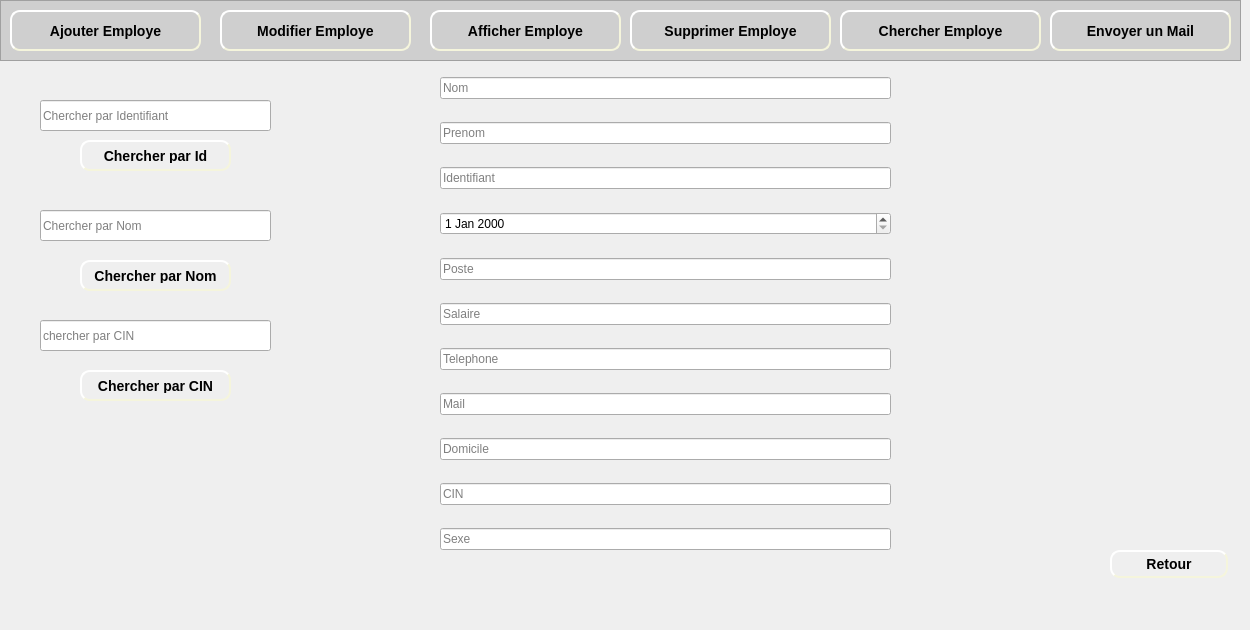
    <widget class="QWidget" name="page_13">
     <widget class="QFrame" name="frame_12">
      <property name="geometry">
       <rect>
        <x>0</x>
        <y>0</y>
        <width>1241</width>
        <height>61</height>
       </rect>
      </property>
      <property name="styleSheet">
       <string notr="true">background-color: rgb(207, 207, 207);</string>
      </property>
      <property name="frameShape">
       <enum>QFrame::StyledPanel</enum>
      </property>
      <property name="frameShadow">
       <enum>QFrame::Raised</enum>
      </property>
      <widget class="QPushButton" name="pushButton_ajouterEmploye_7">
       <property name="geometry">
        <rect>
         <x>10</x>
         <y>10</y>
         <width>191</width>
         <height>41</height>
        </rect>
       </property>
       <property name="styleSheet">
        <string notr="true">#pushButton_ajouterEmploye_7
{
	background-color: rgb(207, 207, 207);
	border-color: beige;
border-style: outset;
  border-width: 2px;
  border-radius: 10px;
  font: bold 14px;
  min-width: 6em;
  padding: 6px;

}
#pushButton_ajouterEmploye_7:hover
{
	border-color: blue;
}</string>
       </property>
       <property name="text">
        <string>Ajouter Employe</string>
       </property>
      </widget>
      <widget class="QLabel" name="label_110">
       <property name="geometry">
        <rect>
         <x>20</x>
         <y>20</y>
         <width>21</width>
         <height>21</height>
        </rect>
       </property>
       <property name="text">
        <string/>
       </property>
       <property name="pixmap">
        <pixmap>../Bouttons/ajouMachine-removebg-preview.png</pixmap>
       </property>
       <property name="scaledContents">
        <bool>true</bool>
       </property>
      </widget>
      <widget class="QPushButton" name="pushButton_modifierEmploye_7">
       <property name="geometry">
        <rect>
         <x>220</x>
         <y>10</y>
         <width>191</width>
         <height>41</height>
        </rect>
       </property>
       <property name="styleSheet">
        <string notr="true">#pushButton_modifierEmploye_7
{
	background-color: rgb(207, 207, 207);
	border-color: beige;
border-style: outset;
  border-width: 2px;
  border-radius: 10px;
  font: bold 14px;
  min-width: 6em;
  padding: 6px;

}
#pushButton_modifierEmploye_7:hover
{
	border-color: blue;
}</string>
       </property>
       <property name="text">
        <string>Modifier Employe</string>
       </property>
      </widget>
      <widget class="QLabel" name="label_111">
       <property name="geometry">
        <rect>
         <x>230</x>
         <y>20</y>
         <width>21</width>
         <height>21</height>
        </rect>
       </property>
       <property name="text">
        <string/>
       </property>
       <property name="pixmap">
        <pixmap>../Bouttons/modifier-removebg-preview.png</pixmap>
       </property>
       <property name="scaledContents">
        <bool>true</bool>
       </property>
      </widget>
      <widget class="QPushButton" name="pushButton_afficherEmploye_6">
       <property name="geometry">
        <rect>
         <x>430</x>
         <y>10</y>
         <width>191</width>
         <height>41</height>
        </rect>
       </property>
       <property name="styleSheet">
        <string notr="true">#pushButton_afficherEmploye_6
{

	border-color: beige;
border-style: outset;
  border-width: 2px;
  border-radius: 10px;
  font: bold 14px;
  min-width: 6em;
  padding: 6px;

}
#pushButton_afficherEmploye_6:hover
{
	border-color: blue;
}</string>
       </property>
       <property name="text">
        <string>Afficher Employe</string>
       </property>
      </widget>
      <widget class="QLabel" name="label_112">
       <property name="geometry">
        <rect>
         <x>440</x>
         <y>20</y>
         <width>21</width>
         <height>21</height>
        </rect>
       </property>
       <property name="text">
        <string/>
       </property>
       <property name="pixmap">
        <pixmap>../Bouttons/afficher-removebg-preview.png</pixmap>
       </property>
       <property name="scaledContents">
        <bool>true</bool>
       </property>
      </widget>
      <widget class="QPushButton" name="pushButton_supprimerEmploye_6">
       <property name="geometry">
        <rect>
         <x>630</x>
         <y>10</y>
         <width>201</width>
         <height>41</height>
        </rect>
       </property>
       <property name="styleSheet">
        <string notr="true">#pushButton_supprimerEmploye_6
{
	background-color: rgb(207, 207, 207);
	border-color: beige;
border-style: outset;
  border-width: 2px;
  border-radius: 10px;
  font: bold 14px;
  min-width: 6em;
  padding: 6px;

}
#pushButton_supprimerEmploye_6:hover
{
	border-color: blue;
}</string>
       </property>
       <property name="text">
        <string>Supprimer Employe</string>
       </property>
      </widget>
      <widget class="QLabel" name="label_113">
       <property name="geometry">
        <rect>
         <x>640</x>
         <y>20</y>
         <width>21</width>
         <height>21</height>
        </rect>
       </property>
       <property name="text">
        <string/>
       </property>
       <property name="pixmap">
        <pixmap>../Bouttons/supprimerMachine-removebg-preview.png</pixmap>
       </property>
       <property name="scaledContents">
        <bool>true</bool>
       </property>
      </widget>
      <widget class="QPushButton" name="pushButton_6">
       <property name="geometry">
        <rect>
         <x>840</x>
         <y>10</y>
         <width>201</width>
         <height>41</height>
        </rect>
       </property>
       <property name="styleSheet">
        <string notr="true">#pushButton_6
{

	border-color: beige;
border-style: outset;
  border-width: 2px;
  border-radius: 10px;
  font: bold 14px;
  min-width: 6em;
  padding: 6px;

}
#pushButton_6:hover
{
	border-color: blue;
}</string>
       </property>
       <property name="text">
        <string>Chercher Employe</string>
       </property>
      </widget>
      <widget class="QLabel" name="label_114">
       <property name="geometry">
        <rect>
         <x>850</x>
         <y>20</y>
         <width>21</width>
         <height>21</height>
        </rect>
       </property>
       <property name="text">
        <string/>
       </property>
       <property name="pixmap">
        <pixmap>../Bouttons/consulter-removebg-preview.png</pixmap>
       </property>
       <property name="scaledContents">
        <bool>true</bool>
       </property>
      </widget>
      <widget class="QPushButton" name="pushButton_envoyerMail_6">
       <property name="geometry">
        <rect>
         <x>1050</x>
         <y>10</y>
         <width>181</width>
         <height>41</height>
        </rect>
       </property>
       <property name="styleSheet">
        <string notr="true">#pushButton_envoyerMail_6
{

	border-color: beige;
border-style: outset;
  border-width: 2px;
  border-radius: 10px;
  font: bold 14px;
  min-width: 6em;
  padding: 6px;

}
#pushButton_envoyerMail_6:hover
{
	border-color: blue;
}</string>
       </property>
       <property name="text">
        <string>Envoyer un Mail</string>
       </property>
      </widget>
      <widget class="QLabel" name="label_133">
       <property name="geometry">
        <rect>
         <x>1060</x>
         <y>20</y>
         <width>21</width>
         <height>16</height>
        </rect>
       </property>
       <property name="text">
        <string/>
       </property>
       <property name="pixmap">
        <pixmap>../Bouttons/mail-removebg-preview.png</pixmap>
       </property>
       <property name="scaledContents">
        <bool>true</bool>
       </property>
      </widget>
     </widget>
     <widget class="QLabel" name="label_115">
      <property name="geometry">
       <rect>
        <x>0</x>
        <y>60</y>
        <width>1241</width>
        <height>561</height>
       </rect>
      </property>
      <property name="text">
       <string/>
      </property>
      <property name="pixmap">
       <pixmap>../Bouttons/fontFinal.jpg</pixmap>
      </property>
     </widget>
     <widget class="QLineEdit" name="lineEdit_chercherNom">
      <property name="geometry">
       <rect>
        <x>40</x>
        <y>210</y>
        <width>231</width>
        <height>31</height>
       </rect>
      </property>
      <property name="placeholderText">
       <string>Chercher par Nom</string>
      </property>
     </widget>
     <widget class="QLineEdit" name="lineEdit_chercherIdentifiant">
      <property name="geometry">
       <rect>
        <x>40</x>
        <y>100</y>
        <width>231</width>
        <height>31</height>
       </rect>
      </property>
      <property name="placeholderText">
       <string>Chercher par Identifiant</string>
      </property>
     </widget>
     <widget class="QLineEdit" name="lineEdit_chercherCIN">
      <property name="geometry">
       <rect>
        <x>40</x>
        <y>320</y>
        <width>231</width>
        <height>31</height>
       </rect>
      </property>
      <property name="placeholderText">
       <string>chercher par CIN</string>
      </property>
     </widget>
     <widget class="QPushButton" name="pushButton_chercherEmploye">
      <property name="geometry">
       <rect>
        <x>80</x>
        <y>140</y>
        <width>151</width>
        <height>31</height>
       </rect>
      </property>
      <property name="styleSheet">
       <string notr="true">#pushButton_chercherEmploye
{

	border-color: beige;
border-style: outset;
  border-width: 2px;
  border-radius: 10px;
  font: bold 14px;
  min-width: 6em;
  padding: 6px;

}
#pushButton_chercherEmploye:hover
{
	border-color: blue;
}</string>
      </property>
      <property name="text">
       <string>Chercher par Id</string>
      </property>
     </widget>
     <widget class="QPushButton" name="pushButton_retour_10">
      <property name="geometry">
       <rect>
        <x>1110</x>
        <y>550</y>
        <width>118</width>
        <height>28</height>
       </rect>
      </property>
      <property name="styleSheet">
       <string notr="true">#pushButton_retour_10
{
	
	border-color: beige;
border-style: outset;
  border-width: 2px;
  border-radius: 10px;
  font: bold 14px;
  min-width: 6em;
  padding: 6px;

}
#pushButton_retour_10:hover
{
	border-color: blue;
}</string>
      </property>
      <property name="text">
       <string>Retour</string>
      </property>
     </widget>
     <widget class="QLabel" name="label_116">
      <property name="geometry">
       <rect>
        <x>1120</x>
        <y>560</y>
        <width>21</width>
        <height>16</height>
       </rect>
      </property>
      <property name="text">
       <string/>
      </property>
      <property name="pixmap">
       <pixmap>../Bouttons/retour-removebg-preview.png</pixmap>
      </property>
      <property name="scaledContents">
       <bool>true</bool>
      </property>
     </widget>
     <widget class="QWidget" name="verticalLayoutWidget_12">
      <property name="geometry">
       <rect>
        <x>440</x>
        <y>60</y>
        <width>451</width>
        <height>511</height>
       </rect>
      </property>
      <layout class="QVBoxLayout" name="verticalLayout_11">
       <item>
        <widget class="QLineEdit" name="lineEdit_nom_7">
         <property name="placeholderText">
          <string>Nom</string>
         </property>
        </widget>
       </item>
       <item>
        <widget class="QLineEdit" name="lineEdit_prenom_4">
         <property name="placeholderText">
          <string>Prenom</string>
         </property>
        </widget>
       </item>
       <item>
        <widget class="QLineEdit" name="lineEdit_identifiant_4">
         <property name="placeholderText">
          <string>Identifiant</string>
         </property>
        </widget>
       </item>
       <item>
        <widget class="QDateEdit" name="dateEdit_naissance_4"/>
       </item>
       <item>
        <widget class="QLineEdit" name="lineEdit_poste_4">
         <property name="placeholderText">
          <string>Poste</string>
         </property>
        </widget>
       </item>
       <item>
        <widget class="QLineEdit" name="lineEdit_salaire_4">
         <property name="placeholderText">
          <string>Salaire</string>
         </property>
        </widget>
       </item>
       <item>
        <widget class="QLineEdit" name="lineEdit_telephone_4">
         <property name="placeholderText">
          <string>Telephone</string>
         </property>
        </widget>
       </item>
       <item>
        <widget class="QLineEdit" name="lineEdit_mail_4">
         <property name="placeholderText">
          <string>Mail</string>
         </property>
        </widget>
       </item>
       <item>
        <widget class="QLineEdit" name="lineEdit_domicile_4">
         <property name="placeholderText">
          <string>Domicile</string>
         </property>
        </widget>
       </item>
       <item>
        <widget class="QLineEdit" name="lineEdit_cin_4">
         <property name="placeholderText">
          <string>CIN</string>
         </property>
        </widget>
       </item>
       <item>
        <widget class="QLineEdit" name="lineEdit_sexe_4">
         <property name="placeholderText">
          <string>Sexe</string>
         </property>
        </widget>
       </item>
      </layout>
     </widget>
     <widget class="QPushButton" name="pushButton_chercherEmploye_2">
      <property name="geometry">
       <rect>
        <x>80</x>
        <y>260</y>
        <width>151</width>
        <height>31</height>
       </rect>
      </property>
      <property name="styleSheet">
       <string notr="true">#pushButton_chercherEmploye_2
{

	border-color: beige;
border-style: outset;
  border-width: 2px;
  border-radius: 10px;
  font: bold 14px;
  min-width: 6em;
  padding: 6px;

}
#pushButton_chercherEmploye_2:hover
{
	border-color: blue;
}</string>
      </property>
      <property name="text">
       <string>Chercher par Nom</string>
      </property>
     </widget>
     <widget class="QPushButton" name="pushButton_chercherEmploye_3">
      <property name="geometry">
       <rect>
        <x>80</x>
        <y>370</y>
        <width>151</width>
        <height>31</height>
       </rect>
      </property>
      <property name="styleSheet">
       <string notr="true">#pushButton_chercherEmploye_3
{

	border-color: beige;
border-style: outset;
  border-width: 2px;
  border-radius: 10px;
  font: bold 14px;
  min-width: 6em;
  padding: 6px;

}
#pushButton_chercherEmploye_3:hover
{
	border-color: blue;
}</string>
      </property>
      <property name="text">
       <string>Chercher par CIN</string>
      </property>
     </widget>
    </widget>
